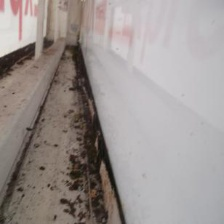
#> input picture data/sabi (1009).jpg, 224 x 224 px, found by its file name; its folder holds only this picture in this run
$ python main.py
#> lines starting #> are read from the running program, lines starting #| are printed output that depends on the picture; after the words box and inside, x2 and y2 are one past the last pixel; in counts of white or black regions, pixels touching at a corner belong together
### main/Image_path_load.py
"""
dataファイルに入っている画像の名前を取得するファイル
配列で帰ってくる
"""
import cv2
import os

class image_path_load():
    def __init__(self,data_path):
        self.data_path = data_path


    def data_image_name(self):
        path_image = os.listdir(self.data_path)
        image = []

        for file in path_image:
            _, jpg = os.path.splitext(file)
            if jpg == ".jpg":
                image.append(file)

        return image

### main/mask_ave_image.py
"""
マスク画像を利用して一部の画素のみ処理を行う。
https://pystyle.info/opencv-mask-image/
"""
import cv2
import numpy as np

class mask_ave_image():
    def __init__(self,image,radius):
        self.image = image
        self.radius = radius

    def mask(self):
        # マスク画像を作成する。
        mask = np.full(self.image.shape[:2], 255, dtype=self.image.dtype)

        # 白い画像の中心に黒い円を描画する。
        cx = self.image.shape[1] // 2
        cy = self.image.shape[0] // 2
        mask = cv2.circle(mask, (cx, cy), self.radius, color=0, thickness=-1)
        return mask

    def main(self):
        mask = self.mask()
        #ガウシアンフィルタ
        blur = cv2.GaussianBlur(self.image,(5,5),0)
        #マスクのの値が０の画素は処理を行わないように元の画像の画素値に戻す。
        blur[mask == 0] = self.image[mask == 0]
        return blur

### main/main.py
import cv2
import os
from matplotlib import pyplot as plt

import Image_path_load
import mask_ave_image

#画像のファイルがあるパスを指定する。
DATA_PATH = "/home/cvmlab/Desktop/前処理/data"
DATA_RESULT_PATH = "/home/cvmlab/Desktop/前処理/result/"

#半径を決める
RADIUS = 80

#画像の名前を所得する関数を実行している。
image_path = Image_path_load.image_path_load(data_path=DATA_PATH).data_image_name()

for path in image_path:
    img = cv2.imread(DATA_PATH+ "/" + path)
#> img is the input picture: shape (224, 224, 3); mean B, G, R 146.2, 148.7, 156.1
    #ここに処理を書く
    img = mask_ave_image.mask_ave_image(image=img,radius=RADIUS).main()
    cv2.imwrite((DATA_RESULT_PATH + path), img)


img = cv2.imread(DATA_PATH+ "/" + path)
cv2.imwrite((DATA_RESULT_PATH + "ss.jpg"),mask_ave_image.mask_ave_image(img,radius=RADIUS).mask())
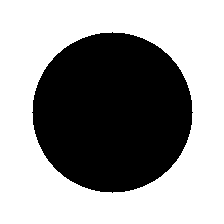
#> saved as ss.jpg: shape (224, 224); 60% white; 1 black region, box (x1, y1, x2, y2) and area: (32, 32, 193, 193) 20081

$ run again, on data/sabi (108).jpg
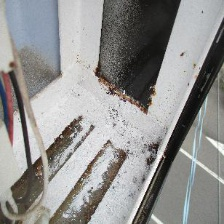
#> input picture data/sabi (108).jpg, 224 x 224 px, found by its file name
#> img is the input picture: shape (224, 224, 3); mean B, G, R 144.1, 145.6, 146
#> in main, `blur = cv2.GaussianBlur(self.image,(5,5),0)`:
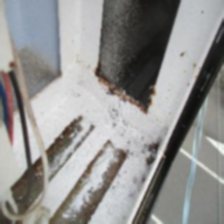
#> blur: shape (224, 224, 3); mean B, G, R 144.1, 145.6, 146
#> in main, `blur[mask == 0] = self.image[mask == 0]`:
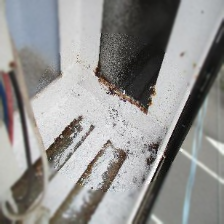
#> blur: shape (224, 224, 3); mean B, G, R 144.1, 145.6, 146

$ run again, on data/sabi (11).jpg
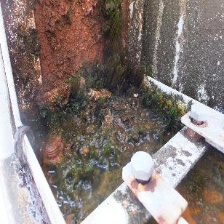
#> input picture data/sabi (11).jpg, 224 x 224 px, found by its file name
#> img is the input picture: shape (224, 224, 3); mean B, G, R 120.9, 124.6, 136
#> in main, `blur = cv2.GaussianBlur(self.image,(5,5),0)`:
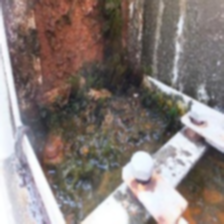
#> blur: shape (224, 224, 3); mean B, G, R 120.9, 124.6, 136
#> in main, `blur[mask == 0] = self.image[mask == 0]`:
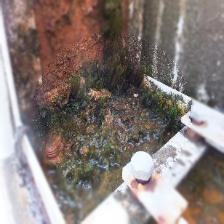
#> blur: shape (224, 224, 3); mean B, G, R 120.9, 124.6, 136

$ run again, on data/sabi (113).jpg
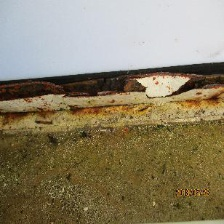
#> input picture data/sabi (113).jpg, 224 x 224 px, found by its file name
#> img is the input picture: shape (224, 224, 3); mean B, G, R 103.9, 130, 140.3
#> in main, `blur = cv2.GaussianBlur(self.image,(5,5),0)`:
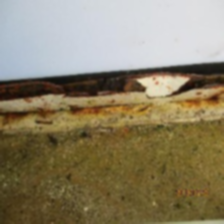
#> blur: shape (224, 224, 3); mean B, G, R 103.9, 130, 140.3
#> in main, `blur[mask == 0] = self.image[mask == 0]`:
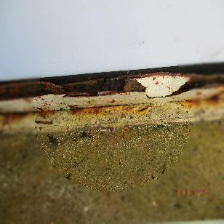
#> blur: shape (224, 224, 3); mean B, G, R 103.9, 129.9, 140.3
